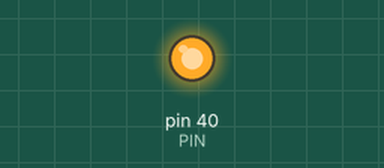
The program below on a simulated Raspberry Pi (header pin numbers). Shown: output pins drawn as LEDs (lit = HIGH).

Above: at 1.0 s.
At 3.0 s:
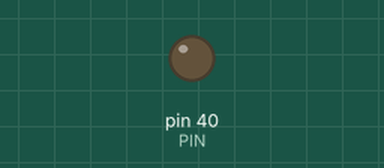
Timing chart, 0 to 5.2 s (numbered marks = the images above):
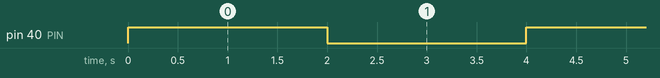

Measured:
- by itself, pin 40 (PIN): alternates HIGH for 2.0 s and LOW for 2.0 s

The program:

blink.py
```python
from time import sleep
import RPi.GPIO as GPIO

PIN = 40
SLEEP_TIME = 10

GPIO.setwarnings(False)
GPIO.setmode(GPIO.BOARD)
GPIO.setup(PIN, GPIO.OUT)

try:
	while True:
		GPIO.output(PIN, GPIO.HIGH)
		sleep(2)
		GPIO.output(PIN, GPIO.LOW)
		sleep(2)
except:
	# Keyboard interrupt
	GPIO.output(PIN, GPIO.LOW)
```
